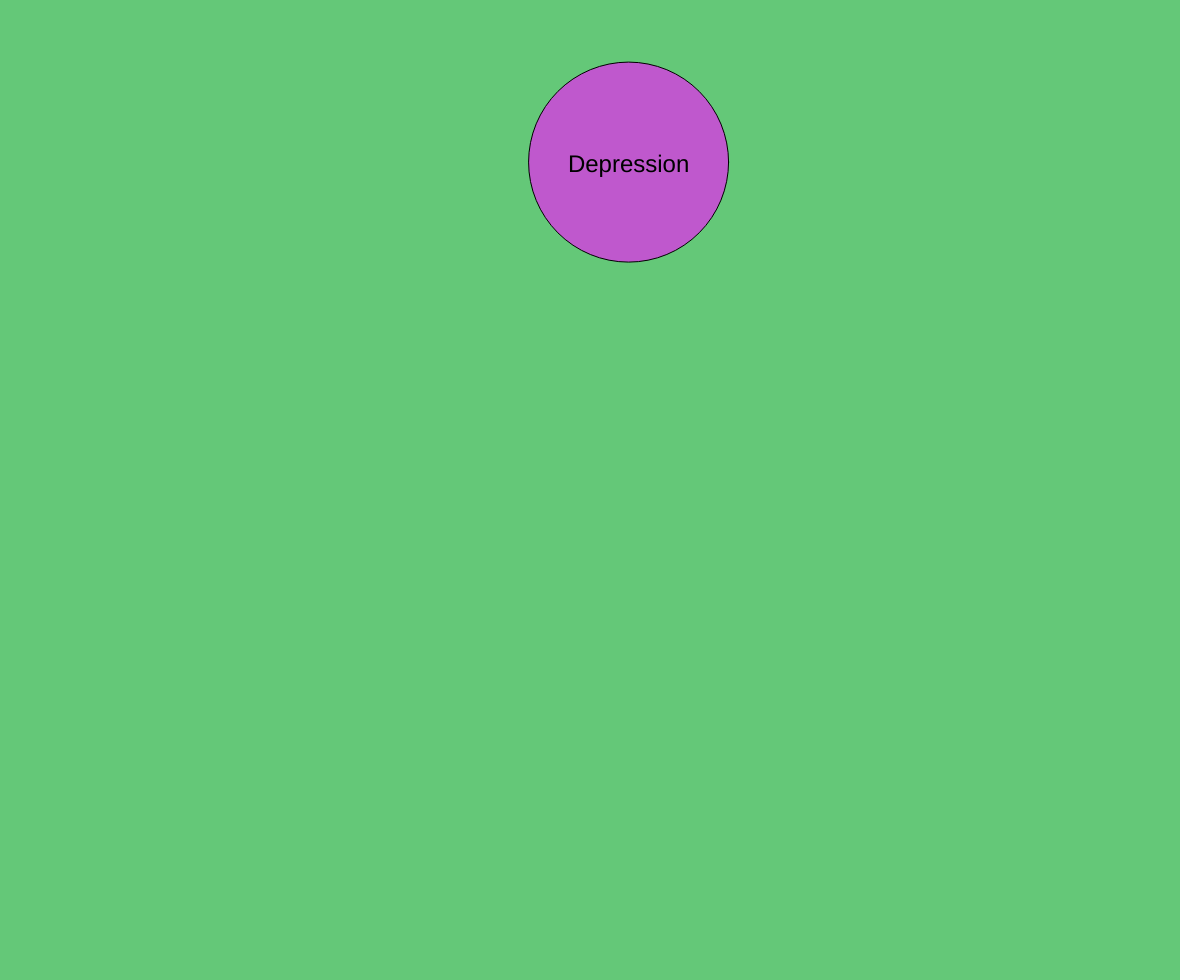
Frame 1 (no input)
Frame 60 (no input): identical to frame 1, image omitted
Frame 120 (the mouse pressed at the canvas centre since frame 60): identical to frame 1, image omitted

The p5.js sketch that drew this single still picture (run headless with seeded random() and noise() and a simulated clock; from frame 60 on, the mouse is pressed at the canvas centre):

// p5.js sketch
// ── sketch.js
let x;
let y;
let diametro;
let presionar = false;
let r, g, b;
let palabras = ["Depression", "Anxiety", "Sadness", "Loneliness", "Change", "Balance", "Be Better", "Happiness", "Control", "Again?"];
let contador = 0;

function setup() {
  createCanvas(windowWidth - 20, windowHeight - 20);
  x = random(200, 800);
  y = random(100, 400);
  diametro = 200;
  r = random(255);
  g = random(255);
  b = random(255);
  sizefont = 24;
}

function draw() {
  background(100, 200, 120);
  texto = palabras[contador];

  if (contador < 5) {
    fill(r, g, b);
    ellipse(x, y, diametro, diametro);
    fill(0);
    textSize(sizefont);
    textAlign(CENTER);
    text(texto, x, y + 10);
  }
  else if (contador >= 5) {
    fill(r, g, b);
    rect(x, y, diametro, diametro);
    fill(0);
    textSize(sizefont);
    textAlign(CENTER);
    text(texto, x + 120, y + 100);
  }


  if (presionar == true) {
    diametro = diametro * 2;
    sizefont = sizefont * 2;
    presionar = false;
  }

  if (diametro > width || diametro > height) {
    diametro = 200;
    x = random(200, 800);
    y = random(100, 400);
    r = random(255);
    g = random(255);
    b = random(255);
    sizefont = 24;
    contador += 1;
  }

  if (contador == 10) {
    contador = 0;
  }
}

function mousePressed() {
  let d = dist(mouseX, mouseY, x, y);
  if (d < diametro) {
    if (presionar == false) {
      presionar = true;
      console.log(presionar);
    }
  }
}
